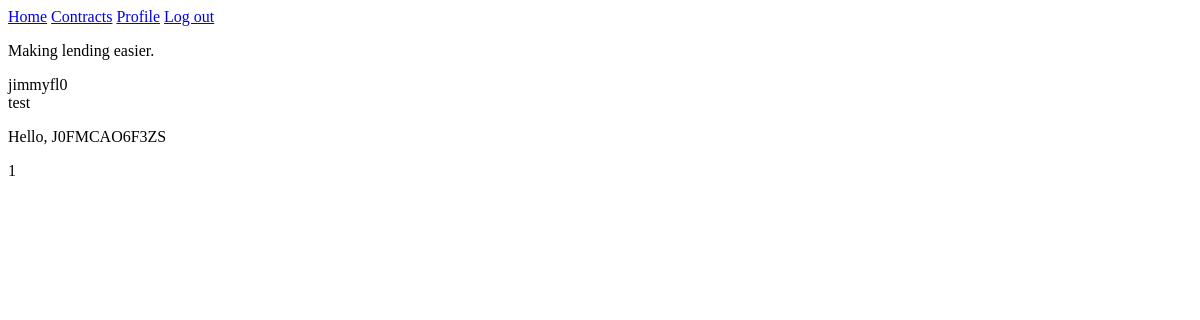
The app's page / (signed in), older data.
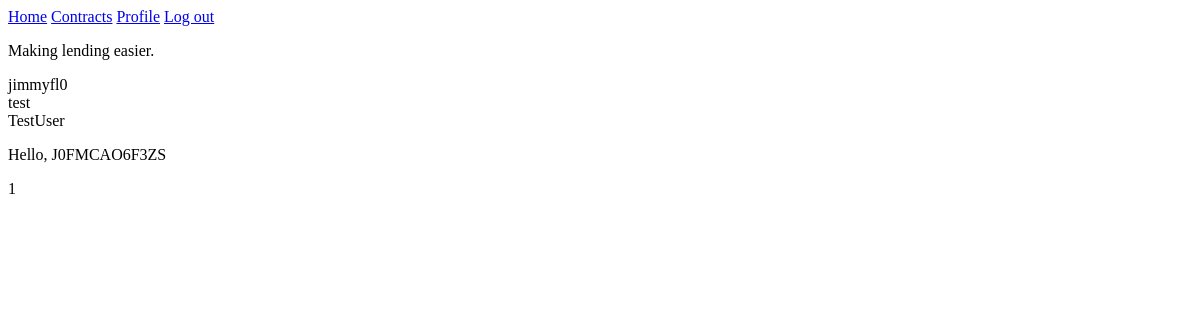
The same page, newer data.
### account/models.py (models this page shows, shortened)
class Account(AbstractBaseUser):
	def vareaze_id_generator(size=12, chars=string.ascii_uppercase + string.digits):
		return ''.join(random.choice(chars) for _ in range(size))
	email = models.EmailField(verbose_name='email', max_length=60, unique=True)
	username = models.CharField(max_length=30, unique=True)
	first_name = models.CharField(max_length=30)
	last_name = models.CharField(max_length=30)
	date_joined = models.DateTimeField(verbose_name='date_joined', auto_now_add=True)
	last_login = models.DateTimeField(verbose_name='last_login', auto_now_add=True)
	is_active = models.BooleanField(default=True)
	is_admin = models.BooleanField(default=False)
	is_staff = models.BooleanField(default=False)
	is_superuser = models.BooleanField(default=False)
	vareaze_id = models.CharField(
		max_length = 10,
		blank=True,
		editable=False,
		unique=True,
		default=vareaze_id_generator(),
		)
	USERNAME_FIELD = 'email'
	REQUIRED_FIELDS = ['username', 'first_name', 'last_name']
	objects = MyAccountManager()

### vareaze/views.py (the view)
# urls.py: 2. Add a URL to urlpatterns:  path('', views.home, name='home')
def home(request):
	user = request.user
	accounts = Account.objects.all()
	context = {'accounts':accounts, 'user':user}
	return render(request, 'vareaze/home.html', context)

### vareaze/templates/vareaze/home.html (shortened to what this page needs)
{% extends 'vareaze/base.html' %}
{% block content %}
<!DOCTYPE html>
<html>
<head>
</head>
<body>
	<p>Making lending easier.</p>
	{% for account in accounts %}
		{{ account.username }}<br>
	{% endfor %}
	{% if user.is_authenticated %}
		<p>Hello, {{ user.vareaze_id }}</p>
	{% else %}
		<p>Not Logged in</p>
	{% endif %}
	{{ user.id }}
</body>
{% endblock content %}

Row changes from the older to the newer data that the page shows:
added Account: username "TestUser"
